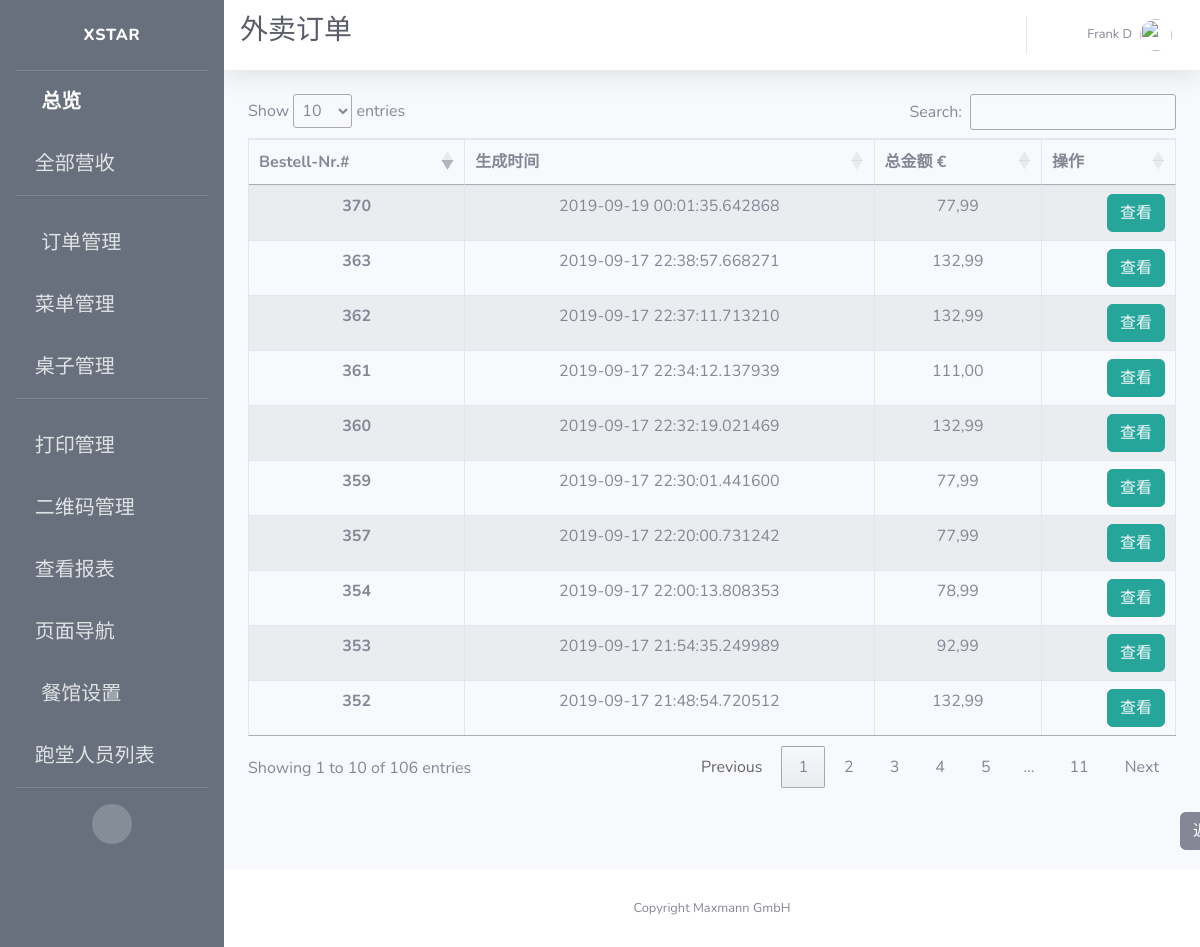
The app's page /admin/takeaway/orders/all (signed in) with its own data.
### app/models.py (models this page shows, shortened)
class User(UserMixin, db.Model):
    id = db.Column(db.Integer, primary_key=True)
    username = db.Column(db.String(64), index=True, unique=True, nullable=False)
    alias = db.Column(db.String(64))
    email = db.Column(db.String(120), unique=True)
    password_hash = db.Column(db.String(128))
    permissions = db.Column(db.Integer)
    container = db.Column(db.String(300))
    timeCreated = db.Column(db.DateTime, default=datetime.utcnow)

class Order(db.Model):
    id = db.Column(db.Integer, primary_key=True, unique=True, index=True)
    totalPrice = db.Column(db.Float, unique=False)
    orderNumber = db.Column(db.String(200), unique=True)
    timeCreated = db.Column(db.DateTime, default=datetime.utcnow)
    isPaid = db.Column(db.Boolean, default=False)
    isReady = db.Column(db.Boolean, default=False)
    isPickedUp = db.Column(db.Boolean, default=False)
    items = db.Column(db.String(1500))
    pay_via = db.Column(db.String(100))
    type = db.Column(db.String(100))
    container = db.Column(db.String(300))
    mealPrinted = db.Column(db.Boolean, default=False)
    printed = db.Column(db.Boolean, default=False)
    settleTime = db.Column(db.DateTime)
    settleID = db.Column(db.String(500))
    table_name = db.Column(db.String(500))
    seat_number = db.Column(db.String(500))
    isCancelled = db.Column(db.Boolean(), default=False)
    isDone = db.Column(db.Boolean())
    dishes = db.Column(db.String(1500))
    discount = db.Column(db.Float, default=0.0)
    discount_rate = db.Column(db.Float, default=0.0)
    subtype = db.Column(db.String(500))
    endTotal = db.Column(db.Float, default=totalPrice)
    section = db.Column(db.String(500))

### app/routes.py (the view)
@app.route("/admin/takeaway/orders/all")
@login_required
def all_out_orders():
    referrer = request.headers.get('Referer')
    orders = Order.query.filter(Order.type == "Out").all()
    context = dict(title=u'外卖订单',
                   orders=orders,
                   referrer=referrer,
                   company_name=company_info.get('company_name'),
                   formatter=formatter)
    return render_template('all_out_orders.html', **context)

### app/models.py (called while the page is built)
@login.user_loader
def load_user(id):
    return User.query.get(int(id))

### app/utilities.py (called while the page is built)
def formatter(number):
    if number == 0:
        number = '{:.2f}'.format(round(number, 2))
        number = number.replace(".", ",")
        return number
    number = format_decimal(round(float(number), 2), locale="de_DE")
    if len(number.split(",")) == 1:
        number = number + ",00"
        return number
    if len(number.split(",")[1]) == 1:
        number = number + "0"
        return number
    return number

### app/templates/all_out_orders.html (shortened to what this page needs)
{% extends 'base.html' %}
{% block css %}
<link rel="stylesheet" type="text/css" href="https://cdn.datatables.net/1.10.19/css/jquery.dataTables.css">
<link rel="stylesheet" type="text/css" href="https://cdnjs.cloudflare.com/ajax/libs/twitter-bootstrap/4.1.3/css/bootstrap.css">
<link rel="stylesheet" type="text/css" href="https://cdn.datatables.net/1.10.19/css/dataTables.bootstrap4.min.css">
{% endblock %}
{% block title %}
<h1 class="h3 mb-2 text-gray-800">{{ title }}</h1>
{% endblock %}
{% block content %}
<div class="row">
    <div class="col-sm-12">
        <table id="example" class="table table-striped table-bordered">
      <thead>
        <tr>
          <th scope="col">Bestell-Nr.#</th>
          <th scope="col">生成时间</th>
          <th scope="col">总金额 €</th>
          <th scope="col">操作</th>
        </tr>
      </thead>
      <tbody>
      {% for order in orders %}
        <tr id={{ order.id }}>
          <th scope="row">{{ order.id }}</th>
          <td>{{ order.timeCreated }}</td>
          <td>{{ formatter(order.totalPrice) }}</td>
          <td style="text-align:right">
            <span>
              <button type="button" class="btn btn-info" style="border-color:#26a69a; background-color:#26a69a;">
                <a href={{ url_for('takeaway_order_view', order_id=order.id) }} style="color: rgb(247, 249, 252)">
                  查看
                </a>
              </button>
            </span>
          </td>
        </tr>
      {% endfor %}
      </tbody>
    </table>
    </div>
</div>
<br>
<button type="button" class="btn btn-secondary" id="back">
  <a href="{{referrer}}" style="color: rgb(247, 249, 252)">
    返回
  </a>
</button>
{% endblock %}

### app/templates/base.html (shortened to what this page needs)
<!DOCTYPE html>
<html lang="en">
<head>
  {% block css %}
  {% endblock %}
  <link href="{{ url_for('static', filename='fontawesome-free/css/all.min.css') }}" rel="stylesheet" type="text/css">
  <link href="{{ url_for('static', filename='css/sb-admin-2.min.css')}}" rel="stylesheet">
  <link rel='stylesheet' href='https://cdnjs.cloudflare.com/ajax/libs/flag-icon-css/0.8.2/css/flag-icon.min.css'>
</head>
<body id="page-top">
  <div id="wrapper">
    <ul class="navbar-nav bg-gradient-primary sidebar sidebar-dark accordion" id="accordionSidebar">
      <a class="sidebar-brand d-flex align-items-center justify-content-center" href="{{ url_for('index') }}">
        <div class="sidebar-brand-text mx-3">Xstar</div>
      </a>
      <hr class="sidebar-divider my-0">
      <li class="nav-item active">
        <a class="nav-link" href="{{url_for('index') }}">
          <i class="fas fa-fw fa-tachometer-alt"></i>
          <span>总览</span></a>
      </li>
      <li class="nav-item">
        <a class="nav-link collapsed" href="#" data-toggle="collapse" data-target="#collapseOne" aria-expanded="true" aria-controls="collapseOne">
          <i class="fas fa-money-bill-alt"></i>
          <span>全部营收</span>
        </a>
      </li>
      <hr class="sidebar-divider">
      <li class="nav-item">
        <a class="nav-link collapsed" href="#" data-toggle="collapse" data-target="#collapseTwo" aria-expanded="true" aria-controls="collapseTwo">
          <i class="fas fa-fw fa-cog"></i>
          <span>订单管理</span>
        </a>
      </li>
      <li class="nav-item">
        <a class="nav-link collapsed" href="#" data-toggle="collapse" data-target="#collapseMenu" aria-expanded="true" aria-controls="collapseTwo">
        <i class="fas fa-utensils"></i>
          <span>菜单管理</span>
        </a>
      </li>
      <li class="nav-item">
        <a class="nav-link collapsed" href="#" data-toggle="collapse" data-target="#collapseUtilities" aria-expanded="true" aria-controls="collapseUtilities">
          <i class="fas fa-chair"></i>
          <span>桌子管理</span>
        </a>
      </li>
      <hr class="sidebar-divider">
      <li class="nav-item">
        <a class="nav-link collapsed" href="#" data-toggle="collapse" data-target="#collapsePages" aria-expanded="true" aria-controls="collapsePages">
          <i class="fas fa-print"></i>
          <span>打印管理</span>
        </a>
      </li>
      <li class="nav-item">
        <a class="nav-link" href={{ url_for('qrcode_manage') }}>
          <i class="fas fa-qrcode"></i>
          <span>二维码管理</span>
        </a>
      </li>
      <li class="nav-item">
        <a class="nav-link collapsed" href="#" data-toggle="collapse" data-target="#collapseLogs" aria-expanded="true" aria-controls="collapseUtilities">
          <i class="far fa-sticky-note"></i>
          <span>查看报表</span>
        </a>
      </li>
      <li class="nav-item">
        <a class="nav-link collapsed" href="#" data-toggle="collapse" data-target="#collapseNavigation" aria-expanded="true" aria-controls="collapseUtilities">
          <i class="far fa-compass"></i>
          <span>页面导航</span>
        </a>
      </li>
      <li class="nav-item">
        <a class="nav-link" href="{{ url_for('set_store') }}">
          <i class="fas fa-fw fa-wrench"></i>
          <span>餐馆设置</span></a>
      </li>
      {% if current_user.permissions == 100 %}
      <li class="nav-item">
        <a class="nav-link" href="{{ url_for('boss_users_manage') }}">
          <i class="fas fa-users"></i>
          <span>账户管理</span></a>
      </li>
      {% else %}
      <li class="nav-item">
        <a class="nav-link" href="{{ url_for('users_manage') }}">
          <i class="fas fa-users"></i>
          <span>跑堂人员列表</span></a>
      </li>
      {% endif %}
      <hr class="sidebar-divider d-none d-md-block">
      <div class="text-center d-none d-md-inline">
        <button class="rounded-circle border-0" id="sidebarToggle"></button>
      </div>
    </ul>
    <div id="content-wrapper" class="d-flex flex-column">
      <div id="content">
        <nav class="navbar navbar-expand navbar-light bg-white topbar mb-4 static-top shadow">
          {% block title %}
          {% endblock %}
          <ul class="navbar-nav ml-auto">
            <li class="nav-item dropdown no-arrow">
              <a class="nav-link dropdown-toggle" href="#" id="lanDropdown" role="button" data-toggle="dropdown" aria-haspopup="true" aria-expanded="false">
              </a>
            </li>
            <li class="nav-item dropdown no-arrow">
              <a class="nav-link dropdown-toggle" href="#" id="userDropdown" role="button" data-toggle="dropdown" aria-haspopup="true" aria-expanded="false">
                <span class="mr-2 d-none d-lg-inline text-gray-600 small">{{ current_user.alias }}</span>
                <img class="img-profile rounded-circle" src="https://source.unsplash.com/QAB-WJcbgJk/60x60">
              </a>
            </li>
          </ul>
        </nav>
        <div class="container-fluid">
          {% block content %}{% endblock %}
        </div>
      </div>
      <footer class="sticky-footer bg-white">
        <div class="container my-auto">
          <div class="copyright text-center my-auto">
            <span>Copyright {{ company_name }}</span>
          </div>
        </div>
      </footer>
    </div>
  </div>
</body>
</html>

### app/templates/all_out_orders.html (style rules this page uses)
#back { margin-left: 932px; margin-bottom: 20px; color: rgb(247, 249, 252); }
table { text-align: center; }

### app/templates/base.html (style rules this page uses)
.bg-gradient-primary { background-image: linear-gradient(180deg,#67707c 10%,#67707c 100%); background-size: cover; }

### records on screen
User: alias "Frank D"
Order: id "352", timeCreated "2019-09-17 21:48:54.720512", totalPrice "132,99"
Order: id "353", timeCreated "2019-09-17 21:54:35.249989", totalPrice "92,99"
Order: id "354", timeCreated "2019-09-17 22:00:13.808353", totalPrice "78,99"
Order: id "357", timeCreated "2019-09-17 22:20:00.731242", totalPrice "77,99"
Order: id "359", timeCreated "2019-09-17 22:30:01.441600", totalPrice "77,99"
Order: id "360", timeCreated "2019-09-17 22:32:19.021469", totalPrice "132,99"
Order: id "361", timeCreated "2019-09-17 22:34:12.137939", totalPrice "111,00"
Order: id "362", timeCreated "2019-09-17 22:37:11.713210", totalPrice "132,99"
Order: id "363", timeCreated "2019-09-17 22:38:57.668271", totalPrice "132,99"
Order: id "370", timeCreated "2019-09-19 00:01:35.642868", totalPrice "77,99"

### other values on screen
{{ title }} "外卖订单"
{{ company_name }} "Maxmann GmbH"
